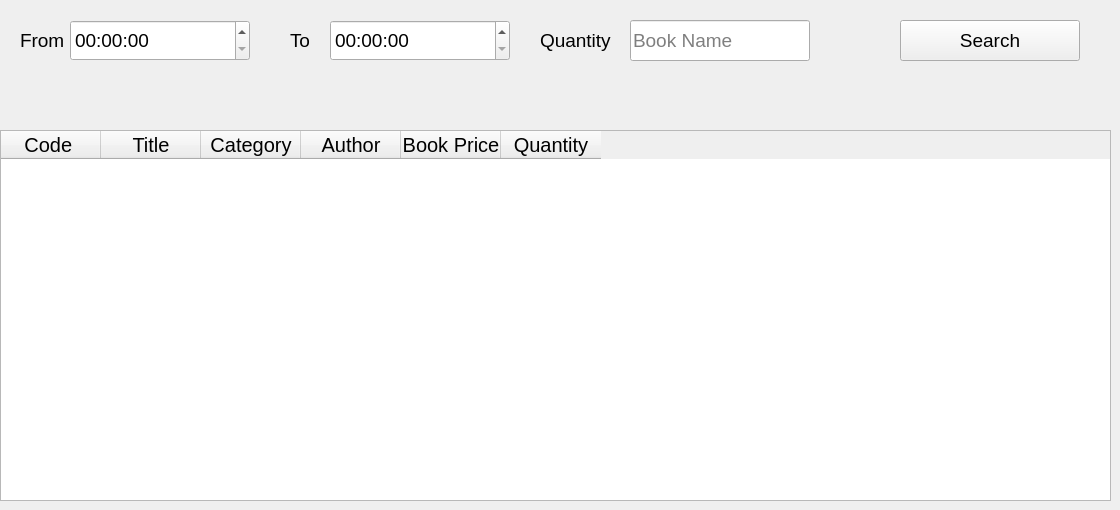
      <widget class="QWidget" name="tab_10">
       <attribute name="title">
        <string>Book Report</string>
       </attribute>
       <widget class="QTableWidget" name="tableWidget_4">
        <property name="geometry">
         <rect>
          <x>0</x>
          <y>130</y>
          <width>1111</width>
          <height>371</height>
         </rect>
        </property>
        <property name="font">
         <font>
          <pointsize>14</pointsize>
          <weight>50</weight>
          <italic>false</italic>
          <bold>false</bold>
         </font>
        </property>
        <column>
         <property name="text">
          <string>Code </string>
         </property>
         <property name="font">
          <font>
           <pointsize>15</pointsize>
          </font>
         </property>
         <property name="textAlignment">
          <set>AlignCenter</set>
         </property>
        </column>
        <column>
         <property name="text">
          <string>Title</string>
         </property>
         <property name="font">
          <font>
           <pointsize>15</pointsize>
          </font>
         </property>
         <property name="textAlignment">
          <set>AlignCenter</set>
         </property>
        </column>
        <column>
         <property name="text">
          <string>Category</string>
         </property>
         <property name="font">
          <font>
           <pointsize>15</pointsize>
          </font>
         </property>
         <property name="textAlignment">
          <set>AlignCenter</set>
         </property>
        </column>
        <column>
         <property name="text">
          <string>Author</string>
         </property>
         <property name="font">
          <font>
           <pointsize>15</pointsize>
          </font>
         </property>
         <property name="textAlignment">
          <set>AlignCenter</set>
         </property>
        </column>
        <column>
         <property name="text">
          <string>Book Price</string>
         </property>
         <property name="font">
          <font>
           <pointsize>15</pointsize>
          </font>
         </property>
         <property name="textAlignment">
          <set>AlignCenter</set>
         </property>
        </column>
        <column>
         <property name="text">
          <string>Quantity</string>
         </property>
         <property name="font">
          <font>
           <pointsize>15</pointsize>
          </font>
         </property>
         <property name="textAlignment">
          <set>AlignCenter</set>
         </property>
        </column>
       </widget>
       <widget class="QTimeEdit" name="timeEdit_4">
        <property name="geometry">
         <rect>
          <x>330</x>
          <y>20</y>
          <width>180</width>
          <height>41</height>
         </rect>
        </property>
        <property name="font">
         <font>
          <family>Segoe UI</family>
          <pointsize>14</pointsize>
         </font>
        </property>
       </widget>
       <widget class="QLineEdit" name="lineEdit_8">
        <property name="geometry">
         <rect>
          <x>630</x>
          <y>20</y>
          <width>180</width>
          <height>41</height>
         </rect>
        </property>
        <property name="font">
         <font>
          <family>Segoe UI</family>
          <pointsize>14</pointsize>
         </font>
        </property>
        <property name="placeholderText">
         <string>Book Name</string>
        </property>
       </widget>
       <widget class="QLabel" name="label_10">
        <property name="geometry">
         <rect>
          <x>20</x>
          <y>20</y>
          <width>51</width>
          <height>41</height>
         </rect>
        </property>
        <property name="font">
         <font>
          <family>Segoe UI</family>
          <pointsize>14</pointsize>
         </font>
        </property>
        <property name="text">
         <string>From</string>
        </property>
       </widget>
       <widget class="QLabel" name="label_13">
        <property name="geometry">
         <rect>
          <x>290</x>
          <y>20</y>
          <width>31</width>
          <height>41</height>
         </rect>
        </property>
        <property name="font">
         <font>
          <family>Segoe UI</family>
          <pointsize>14</pointsize>
         </font>
        </property>
        <property name="text">
         <string>To</string>
        </property>
       </widget>
       <widget class="QLabel" name="label_2">
        <property name="geometry">
         <rect>
          <x>540</x>
          <y>20</y>
          <width>81</width>
          <height>41</height>
         </rect>
        </property>
        <property name="font">
         <font>
          <family>Segoe UI</family>
          <pointsize>14</pointsize>
         </font>
        </property>
        <property name="text">
         <string>Quantity</string>
        </property>
       </widget>
       <widget class="QPushButton" name="pushButton_12">
        <property name="geometry">
         <rect>
          <x>900</x>
          <y>20</y>
          <width>180</width>
          <height>41</height>
         </rect>
        </property>
        <property name="font">
         <font>
          <pointsize>14</pointsize>
         </font>
        </property>
        <property name="text">
         <string>Search</string>
        </property>
       </widget>
       <widget class="QTimeEdit" name="timeEdit">
        <property name="geometry">
         <rect>
          <x>70</x>
          <y>20</y>
          <width>180</width>
          <height>41</height>
         </rect>
        </property>
        <property name="font">
         <font>
          <family>Segoe UI</family>
          <pointsize>14</pointsize>
         </font>
        </property>
       </widget>
      </widget>
